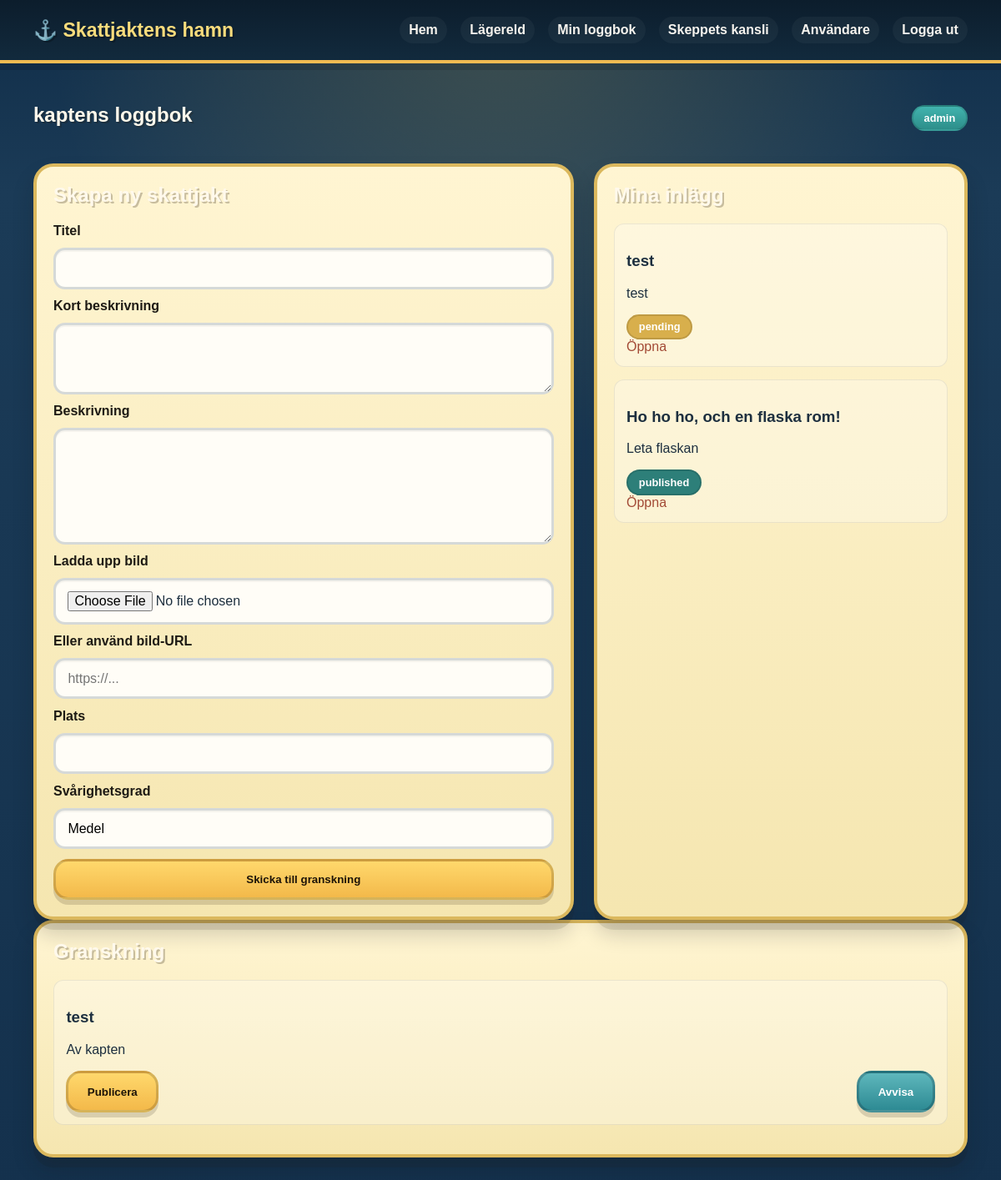
/dashboard (signed in), run on the app's committed database.
### tables this page shows
CREATE TABLE users (
            id INTEGER PRIMARY KEY AUTOINCREMENT,
            username TEXT NOT NULL UNIQUE,
            password_hash TEXT NOT NULL,
            role TEXT NOT NULL DEFAULT 'member',
            created_at TEXT NOT NULL DEFAULT CURRENT_TIMESTAMP
        );

CREATE TABLE hunts (
            id INTEGER PRIMARY KEY AUTOINCREMENT,
            user_id INTEGER NOT NULL,
            title TEXT NOT NULL,
            summary TEXT NOT NULL,
            content TEXT NOT NULL,
            image_url TEXT,
            location TEXT,
            difficulty TEXT,
            status TEXT NOT NULL DEFAULT 'draft',
            created_at TEXT NOT NULL DEFAULT CURRENT_TIMESTAMP,
            published_at TEXT,
            FOREIGN KEY(user_id) REFERENCES users(id)
        );

### treasure.py (the view)
@app.route("/dashboard")
def dashboard():
    if not user_is_logged_in():
        flash("Du måste logga in först.")
        return redirect(url_for("login"))
    db = get_db()
    user = current_user()
    my_hunts = db.execute(
        "SELECT * FROM hunts WHERE user_id = ? ORDER BY id DESC",
        (user["id"],),
    ).fetchall()
    pending = db.execute(
        "SELECT h.*, u.username FROM hunts h JOIN users u ON u.id = h.user_id WHERE h.status IN ('draft', 'pending') ORDER BY h.id DESC"
    ).fetchall() if is_admin_or_moderator(user) else []
    return render_template("dashboard.html", user=user, my_hunts=my_hunts, pending=pending)

### treasure.py (called while the page is built, shortened)
def get_db_path():
    if app.config.get("TESTING"):
        return os.path.join(os.path.dirname(__file__), "test_treasure.db")
    return app.config["DATABASE"]

def get_db():
    if "db" not in g:
        conn = sqlite3.connect(get_db_path())
        conn.row_factory = sqlite3.Row
        g.db = conn
    return g.db

def user_is_logged_in():
    return "user_id" in session

def current_user():
    if not user_is_logged_in():
        return None
    db = get_db()
    return db.execute(
        "SELECT * FROM users WHERE id = ?",
        (session["user_id"],),
    ).fetchone()

def is_admin_or_moderator(user):
    return bool(user and user["role"] in ("admin", "moderator"))

def ensure_admin_exists():
    db = get_db()
    admin_count = db.execute(
        "SELECT COUNT(*) AS count FROM users WHERE role = 'admin'"
    ).fetchone()["count"]
    if admin_count > 0:
        return

@app.before_request
def ensure_db():
    init_db()
    ensure_admin_exists()

### templates/dashboard.html (shortened to what this page needs)
{% extends 'base.html' %}
{% block content %}
<section class="container section">
  <div class="section-heading">
    <h1>{{ user.username }}s loggbok</h1>
    <span class="tag">{{ user.role }}</span>
  </div>
  <div class="dashboard-layout">
    <div class="panel">
      <h2>Skapa ny skattjakt</h2>
      <form method="post" action="{{ url_for('create_hunt') }}" enctype="multipart/form-data">
        <label for="title">Titel</label>
        <input id="title" name="title" type="text" required>
        <label for="summary">Kort beskrivning</label>
        <textarea id="summary" name="summary" rows="3" required></textarea>
        <label for="content">Beskrivning</label>
        <textarea id="content" name="content" rows="6" required></textarea>
        <label for="image_file">Ladda upp bild</label>
        <input id="image_file" name="image_file" type="file" accept=".jpg,.jpeg,.png,.webp">
        <label for="image_url">Eller använd bild-URL</label>
        <input id="image_url" name="image_url" type="url" placeholder="https://...">
        <label for="location">Plats</label>
        <input id="location" name="location" type="text">
        <label for="difficulty">Svårighetsgrad</label>
        <input id="difficulty" name="difficulty" type="text" value="Medel">
        <button class="button primary" type="submit">Skicka till granskning</button>
      </form>
    </div>
    <div class="panel">
      <h2>Mina inlägg</h2>
      {% for hunt in my_hunts %}
        <div class="mini-card">
          <h3>{{ hunt.title }}</h3>
          <p>{{ hunt.summary }}</p>
          <div class="status-row">
            <span class="tag status-{{ hunt.status }}">{{ hunt.status }}</span>
          </div>
          <a href="{{ url_for('treasure_detail', hunt_id=hunt.id) }}">Öppna</a>
        </div>
      {% else %}
        <p>Du har inte skapat någon skattjakt ännu.</p>
      {% endfor %}
    </div>
  </div>
  {% if user.role in ['admin', 'moderator'] %}
    <div class="panel panel-wide">
      <h2>Granskning</h2>
      {% for hunt in pending %}
        <div class="mini-card">
          <h3>{{ hunt.title }}</h3>
          <p>Av {{ hunt.username }}</p>
          <div class="admin-actions">
            <form method="post" action="{{ url_for('publish_hunt', hunt_id=hunt.id) }}">
              <button type="submit" class="button primary">Publicera</button>
            </form>
            <form method="post" action="{{ url_for('reject_hunt', hunt_id=hunt.id) }}">
              <button type="submit" class="button ghost">Avvisa</button>
            </form>
          </div>
        </div>
      {% else %}
        <p>Inga skatter väntar på granskning just nu.</p>
      {% endfor %}
    </div>
  {% endif %}
</section>
{% endblock %}

### static/css/style.css (style rules this page uses)
:root { --bg: #0d2238; --bg-alt: #1e3a57; --panel: #fff3c9; --panel-strong: #f7d97d; --text: #1d2f3f; --muted: #536777; --gold: #ffd45a; --reef: #2ca5a1; --sand: #f6c76b; --ship: #a24935; --grass: #4f9d5a; --shadow: rgba(16, 22, 26, 0.2); --ink: #1d1a14; }
* { box-sizing: border-box; }
body { margin: 0; font-family: "Trebuchet MS", "Comic Sans MS", "Arial Rounded MT Bold", sans-serif; background: radial-gradient(circle at top, rgba(255, 214, 90, 0.18), transparent 35%), linear-gradient(180deg, #102d48 0%, #1b3b57 16%, #14314d 100%); color: var(--text); }
a { color: var(--ship); text-decoration: none; }
.container { width: min(1120px, calc(100% - 2rem)); margin: 0 auto; }
.button { display: inline-flex; align-items: center; justify-content: center; border: 3px solid rgba(32, 18, 8, 0.18); border-radius: 18px; padding: 0.9rem 1.4rem; font-weight: 900; cursor: pointer; box-shadow: 0 6px 0 rgba(29, 18, 4, 0.15); transition: transform 0.15s ease; }
.button.primary { background: linear-gradient(180deg, #ffd86c 0%, #f3b94a 100%); color: #1d1408; }
.button.secondary, .button.ghost { background: linear-gradient(180deg, #5eb7bc 0%, #2d8a93 100%); color: white; border-color: rgba(11, 39, 48, 0.25); }
.section { padding: 3rem 0; }
.section-heading { display: flex; align-items: baseline; justify-content: space-between; gap: 1rem; margin-bottom: 1.5rem; }
.section-heading h2, .section-heading h1, .auth-card h1, .panel h2, .article-card h1 { margin-top: 0; color: #fff9ec; text-shadow: 2px 2px 0 rgba(35, 24, 9, 0.25); }
.card, .panel, .article-card, .auth-card, .comment-panel, .campfire-panel, .side-panel { background: linear-gradient(180deg, #fff5d2 0%, #f5e6b0 100%); border: 4px solid #dbb85d; border-radius: 24px; box-shadow: 0 12px 0 rgba(32, 21, 12, 0.1), 0 16px 26px var(--shadow); overflow: hidden; }
.tag { display: inline-block; background: linear-gradient(180deg, #41b3ae 0%, #2d8e8a 100%); color: white; border-radius: 999px; border: 2px solid rgba(0, 0, 0, 0.12); padding: 0.35rem 0.8rem; font-size: 0.8rem; font-weight: 800; }
.meta-row, .status-row, .admin-actions, .comment-head { display: flex; justify-content: space-between; align-items: center; gap: 0.75rem; }
form { display: flex; flex-direction: column; gap: 0.7rem; }
label { font-weight: 800; color: var(--ink); }
input, textarea { width: 100%; padding: 0.8rem 0.9rem; border: 3px solid rgba(26, 52, 71, 0.18); border-radius: 14px; font: inherit; background: #fffdf7; box-shadow: inset 0 2px 0 rgba(0, 0, 0, 0.04); }
textarea { resize: vertical; }
.dashboard-layout, .campfire-layout, .treasure-layout { display: grid; grid-template-columns: 1.3fr 0.9fr; gap: 1.5rem; }
.panel, .comment-panel, .campfire-panel, .side-panel { padding: 1.25rem; }
.mini-card { background: rgba(255,255,255,0.3); border: 1px solid rgba(16, 34, 51, 0.08); border-radius: 12px; padding: 0.9rem; margin-bottom: 0.9rem; }
.status-pending { background: #d8af4c; }
.status-published { background: #2d7f79; }
.panel-wide { grid-column: 1 / -1; }

### data on the page
users: username "kapten", role "admin"
hunts: title "test", summary "test", status "pending", username "kapten"
hunts: title "Ho ho ho, och en flaska rom!", summary "Leta flaskan", status "published"
